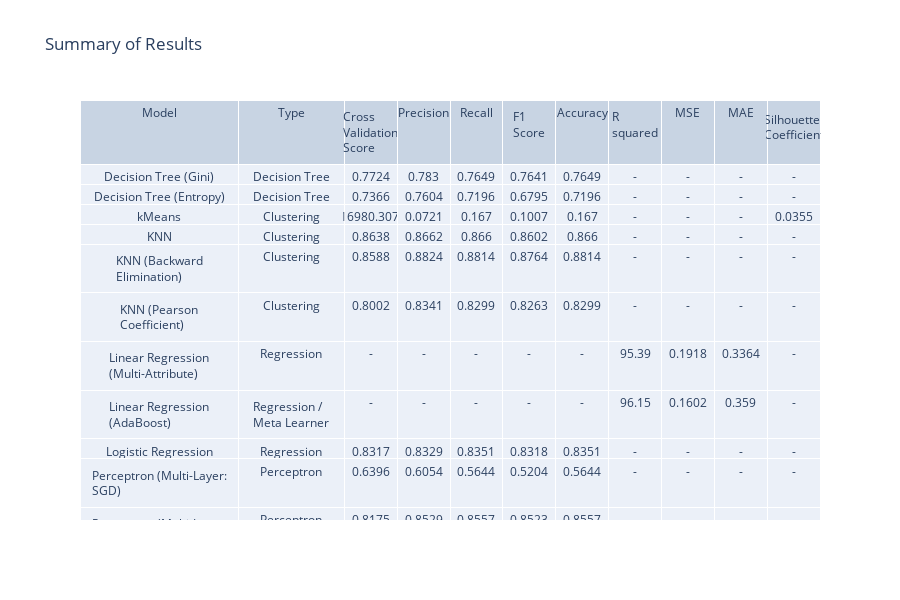

Notebook source saved alongside this figure:
### Code cell
import plotly.graph_objects as go
def tabulate_df(df,title):
  df = df.copy()
  df[df.columns[2:]] = np.round(df[df.columns[2:]], 4)
  df.replace(0, "-", inplace=True)
  fig = go.Figure(data=[go.Table(columnwidth=[3,2,1], header=dict(values=df.columns),cells=dict(values=[df[col] for col in df.columns]))],)
  fig.update_layout(title=title, height=600)
  fig.show()

tabulate_df(model_information, "Summary of Results")

### Figure 1 — Plotly figure (JSON) as saved in the notebook; plotly's stock layout.template omitted (floating-point values rounded to 4 significant figures; data arrays with more than 128 entries replaced by an {"elided": "..."} marker saying what was removed)
{"data": [{"cells": {"values": {"elided": "11x14 mixed values"}}, "columnwidth": [3, 2, 1], "header": {"values": ["Model", "Type", "Cross Validation Score", "Precision", "Recall", "F1 Score", "Accuracy", "R squared", "MSE", "MAE", "Silhouette Coefficient"]}, "type": "table"}], "layout": {"height": 600, "title": {"text": "Summary of Results"}}}
